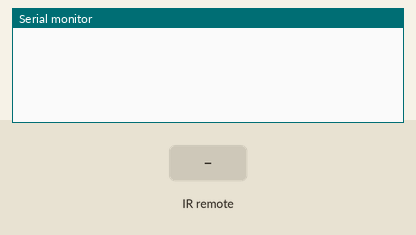
A sketch run on a simulated Arduino Uno, built with avr-gcc and run on an emulated ATmega328P. Parts: the last lines printed to the serial monitor. The inputs (shaded band) are chosen by the test bench.

Above: at 1.2 s.
1.3 s: infrared code 0xFF906F received
At 2.4 s:
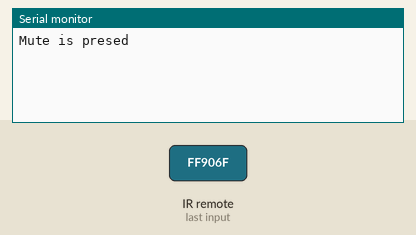
2.8 s: infrared code 0xFF8877 received
At 3.5 s:
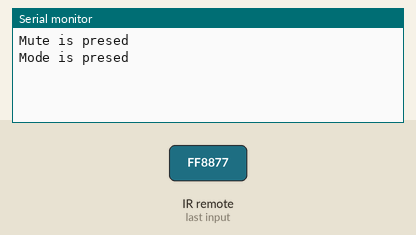
4.3 s: infrared code 0xFFE01F received
At 4.7 s:
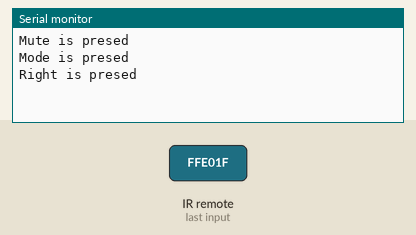
5.8 s: infrared code 0xFF609F received
At 7.0 s:
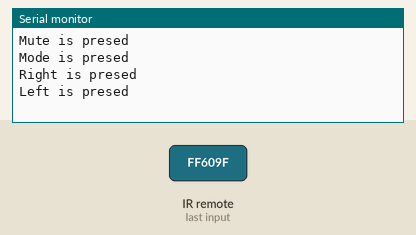
7.3 s: infrared code 0xFF10EF received
At 8.2 s:
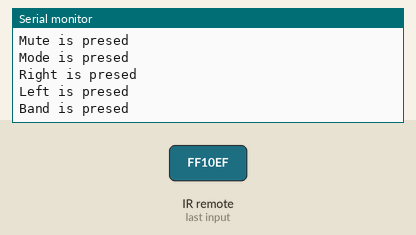
8.8 s: infrared code 0xFF50AF received
At 9.3 s:
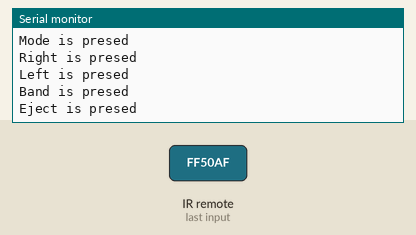

The sketch:

irControl.ino
```cpp
#include "IRremote.h"

IRrecv irrecv(2);
IRsend irsend;

decode_results results;

void setup()
{
  Serial.begin(9600);
  irrecv.enableIRIn();
}

void loop()
{
  if ( irrecv.decode( &results ))
  {
    // Кнопка mute
    if (results.value==0xFF906F)
    {
      Serial.println("Mute is presed");
      irsend.sendJVC(0x440E054F, 32, 1);
      delay(50);
      irrecv.enableIRIn();
    }

    // Кнопка mode
    if (results.value==0xFF8877)
    {
      Serial.println("Mode is presed");
      irsend.sendJVC(0x440E85CF, 64, 1);
      delay(50);
      irrecv.enableIRIn();
    }

    // Кнопка right
    if (results.value==0xFFE01F)
    {
      Serial.println("Right is presed");
      irsend.sendJVC(0x440E3D77, 64, 1);
      delay(50);
      irrecv.enableIRIn();
    }

    // Кнопка left
    if (results.value==0xFF609F)
    {
      Serial.println("Left is presed");
      irsend.sendJVC(0x440EBDF7, 64, 1);
      delay(50);
      irrecv.enableIRIn();
    }

    // Кнопка band
    if (results.value==0xFF10EF)
    {
      Serial.println("Band is presed");
      irsend.sendJVC(0x440E5D17, 64, 1);
      delay(50);
      irrecv.enableIRIn();
    }

    // Кнопка eject
    if (results.value==0xFF50AF)
    {
      Serial.println("Eject is presed");
      irsend.sendJVC(0x440EDD97, 64, 1);
      delay(50);
      irrecv.enableIRIn();
    }

    // Кнопка +
    if (results.value==0xFF28D7)
    {
      Serial.println("+ is presed");
      irsend.sendJVC(0x440E450F, 64, 1);
      delay(50);
      irrecv.enableIRIn();
    }

    // Кнопка -
    if (results.value==0xFFA857)
    {
      Serial.println("- is presed");
      irsend.sendJVC(0x440EC58F, 64, 1);
      delay(50);
      irrecv.enableIRIn();
    }

   irrecv.resume();
  }

}
```

Measured:
- after the input at 1.3 s, the serial monitor: prints a new line at once (image 1)
- after the input at 2.8 s, the serial monitor: prints a new line at once (image 2)
- after the input at 4.3 s, the serial monitor: prints a new line at once (image 3)
- after the input at 5.8 s, the serial monitor: prints a new line at once (image 4)
- after the input at 7.3 s, the serial monitor: prints a new line at once (image 5)
- after the input at 8.8 s, the serial monitor: prints a new line at once (image 6)
